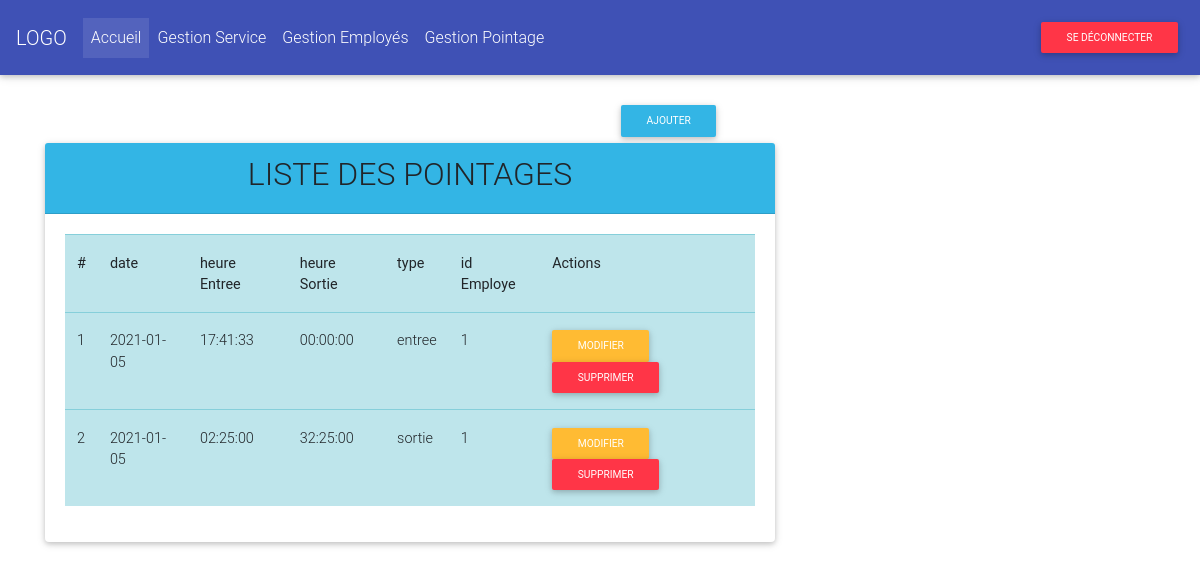
The page /accueil.php?p=gPointage (signed in) on the database its author committed.
### tables this page shows
CREATE TABLE `pointage` (
  `idP` int(11) NOT NULL,
  `dateP` date NOT NULL,
  `heureP` time NOT NULL,
  `typeP` varchar(100) NOT NULL,
  `idEmp` int(11) NOT NULL,
  `heureS` time NOT NULL
);

### models/pointageBD.php (called while the page is built, shortened)
<?php
    require_once 'bdd.php';
    function getPointages(){
        $req = "SELECT * FROM pointage ORDER BY idP";
        global $db;
        return $db->query($req)->fetchAll();
    }

### views/pointage/indexPointage.php (the view, shortened to what this page needs)
<div class="container mt-4">
    <div class="row">
        <div class="col-md-4 offset-6">
            <a href="/Pointage/accueil.php?p=ajoutPointage" class="btn btn-sm btn-info">Ajouter</a>
        </div>
    </div>
    <div class="row">
        <div class="col-md-8">
            <div class="card">
                <div class="card-header bg-info text-center text-uppercase">
                    <h2>Liste des pointages</h2>
                </div>
                <div class="card-body">
                    <table class="table-info table">
                        <tr>
                            <th>#</th>
                            <th>date</th>
                            <th>heure Entree</th>
                            <th>heure Sortie</th>
                            <th>type</th>
                            <th>id Employe</th>
                            <th colspan="2">Actions</th>
                        </tr>
                        <?php
                        foreach ($pointages as $p){
                            ?>
                            <tr>
                                <td><?= $p['idP'] ?></td>
                                <td><?= $p['dateP'] ?></td>
                                <td><?= $p['heureP'] ?></td>
                                <td><?= $p['heureS'] ?></td>
                                <td><?= $p['typeP'] ?></td>
                                <td><?= strtoupper($p['idEmp']) ?></td>
                                <td colspan="2"><a href="/Pointage/accueil.php?p=modifierPointage&idP=<?= $p['idP']?>" class="btn btn-sm btn-warning">Modifier</a>
                                    <a href="views/pointage/indexPointage.php?idPointageSup=<?= $p['idP']?>" class="btn btn-sm btn-danger">Supprimer</a></td>
                            </tr>
                        <?php  }
                        ?>
                    </table>
                </div>
            </div>
        </div>
    </div>
</div>

### rows shown on the page
pointage: idP "1", dateP "2021-01-05", heureP "17:41:33", heureS "00:00:00", typeP "entree", idEmp "1"
pointage: idP "2", dateP "2021-01-05", heureP "02:25:00", heureS "32:25:00", typeP "sortie", idEmp "1"
